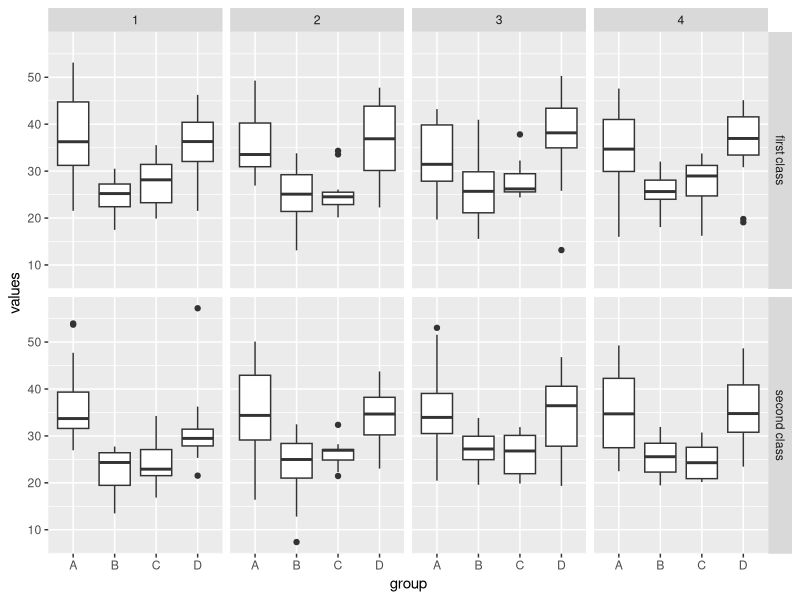
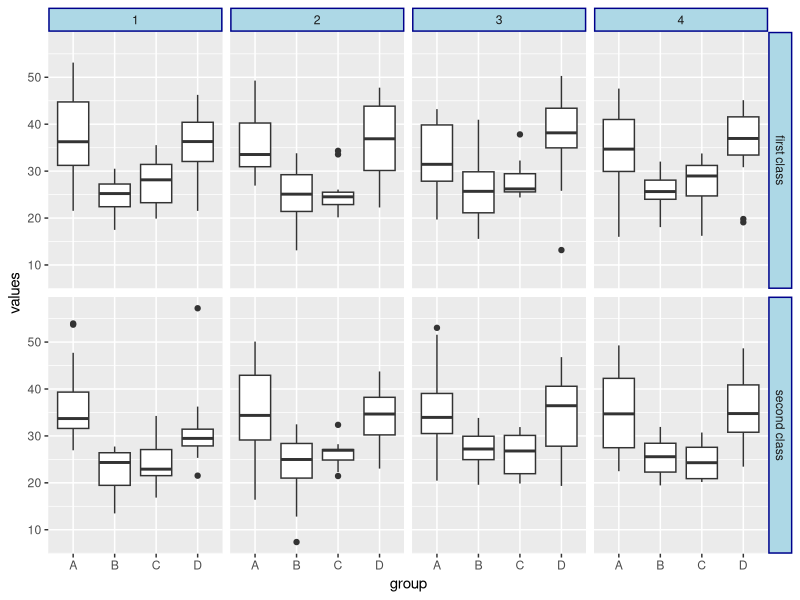
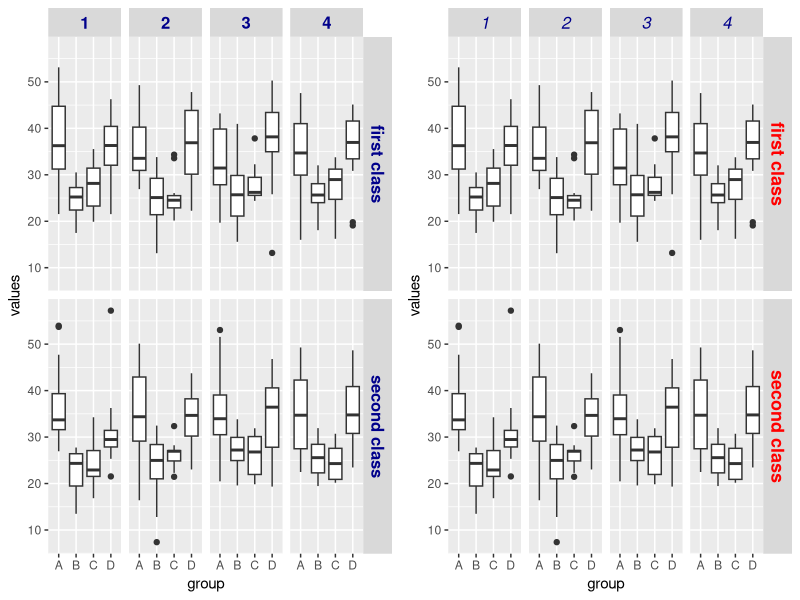
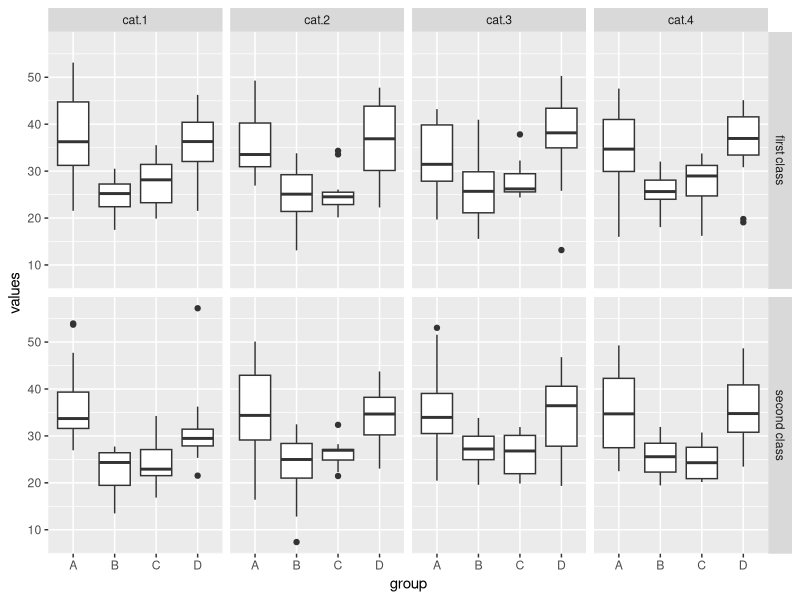
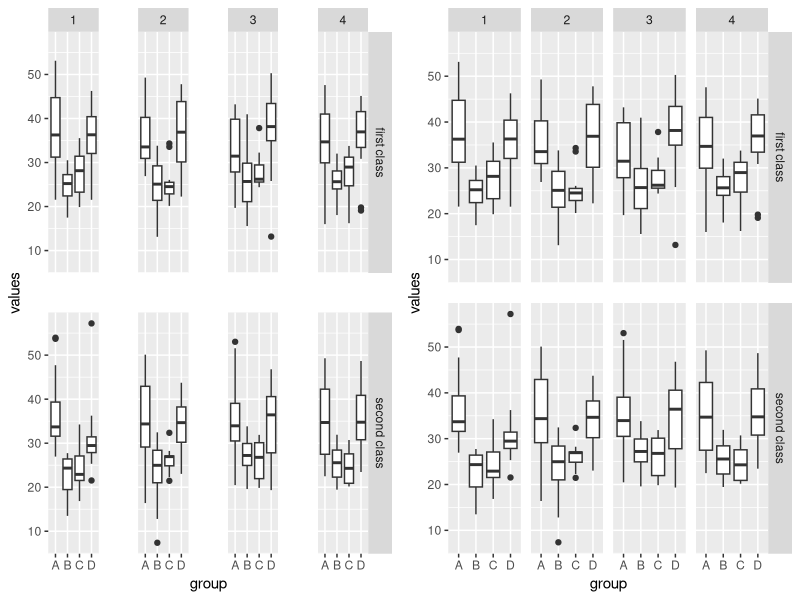

These charts were generated, in order, by the following R code:
## ---- chunk 1
knitr::opts_chunk$set(echo = TRUE, fig.align='center')

# title: Modifying labels in faceted plots
# author: jonathan
# revised: 14/3/2020 

WEB <- c("https://bioceed.uib.no/dropfolder/bioSTATS/Rmd/Basic/Visualizing/Faceted/modifying-labels.html")
GIT <- c("https://github.com/jonathansoule/biostats/blob/master/Visualizing/Faceted/modifying-labels.Rmd")
library(ggplot2)
library(gridExtra)
# predictor variables
group <- rep(c("B","C","A","D"), each=100)
category <- rep(c("1","2","3","4","2","3","4","1"), 50)
class <- c(rep(c("first class", "second class"), 100), rep(c("second class", "first class"), 100))
# response variable
values <- c(rnorm(200, mean=25, sd=5), rnorm(200, mean=35, sd=8))
# dataframe
df <- data.frame(group, category, class, values)
# baseplot
baseplot <- ggplot(df, aes(group, values)) +
  geom_boxplot() +
  facet_grid(class ~ category) 
## ---- chunk 2
baseplot 
## ---- chunk 3
baseplot +
  theme(strip.background = element_rect(fill="lightblue", size=1, color="darkblue"))
## ---- chunk 4
grid.arrange(
  baseplot +    # left plot, ALL labels are treated the same way
    theme(strip.text = element_text(size=12, face="bold", color="darkblue")),
  baseplot +    # right plot, Horizontal or vertical labels are treated independently
    theme(strip.text.x = element_text(size=12, face="italic", color="darkblue")) +
    theme(strip.text.y = element_text(size=13, face="bold", color="red")),
  ncol=2)
## ---- chunk 5
new_labels <- c("1" = "cat.1", "2" = "cat.2", "3" = "cat.3", "4" = "cat.4")
## ---- chunk 6
ggplot(df, aes(group, values)) +
  geom_boxplot() +
  facet_grid(class ~ category, labeller = labeller(category = new_labels))
## ---- chunk 7
grid.arrange(
  baseplot +    # left plot, ALL margins are set to 1 centimeter
    theme(panel.spacing = unit(1, "cm")),
  baseplot +    # right plot, X and Y margins are treated independently
    theme(panel.spacing.x = unit(.25, "cm")) +
    theme(panel.spacing.y = unit(.5, "cm")),
  ncol=2)
